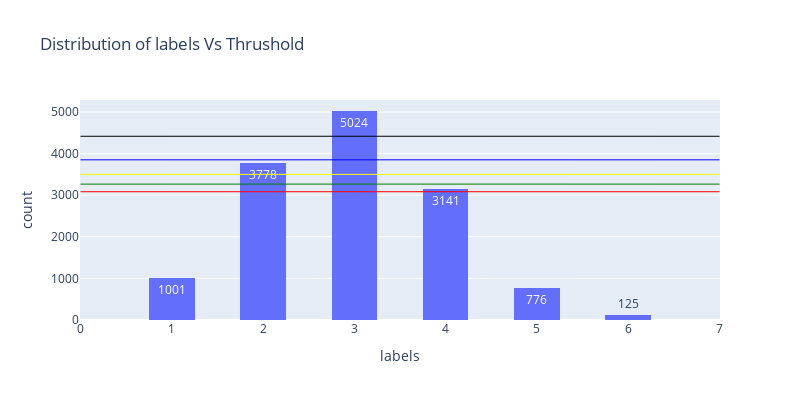

Notebook source saved alongside this figure:
### Code cell
fig = px.histogram(df, x='labels', title='Distribution of labels Vs Thrushold', nbins=20, width=800, height=400, text_auto=True)
for i,t in enumerate(thresholds):
    fig.add_shape(type="line", x0=0, y0=t/6, x1=7, y1=t/6, line=dict(color=colors[i], width=1))
fig.show()

### Figure 1 — Plotly figure (JSON) as saved in the notebook; plotly's stock layout.template omitted (floating-point values rounded to 4 significant figures; data arrays with more than 128 entries replaced by an {"elided": "..."} marker saying what was removed)
{"data": [{"alignmentgroup": "True", "bingroup": "x", "hovertemplate": "labels=%{x}<br>count=%{y}<extra></extra>", "legendgroup": "", "marker": {"color": "#636efa", "pattern": {"shape": ""}}, "name": "", "nbinsx": 20, "offsetgroup": "", "orientation": "v", "showlegend": false, "texttemplate": "%{value}", "type": "histogram", "x": {"elided": "13845 int values"}, "xaxis": "x", "yaxis": "y"}], "layout": {"barmode": "relative", "height": 400, "legend": {"tracegroupgap": 0}, "shapes": [{"line": {"color": "red", "width": 1}, "type": "line", "x0": 0, "x1": 7, "y0": 3083.0, "y1": 3083.0}, {"line": {"color": "green", "width": 1}, "type": "line", "x0": 0, "x1": 7, "y0": 3267.0, "y1": 3267.0}, {"line": {"color": "yellow", "width": 1}, "type": "line", "x0": 0, "x1": 7, "y0": 3500, "y1": 3500}, {"line": {"color": "blue", "width": 1}, "type": "line", "x0": 0, "x1": 7, "y0": 3850, "y1": 3850}, {"line": {"color": "black", "width": 1}, "type": "line", "x0": 0, "x1": 7, "y0": 4417.0, "y1": 4417.0}], "title": {"text": "Distribution of labels Vs Thrushold"}, "width": 800, "xaxis": {"anchor": "y", "domain": [0, 1], "title": {"text": "labels"}}, "yaxis": {"anchor": "x", "domain": [0, 1], "title": {"text": "count"}}}}
